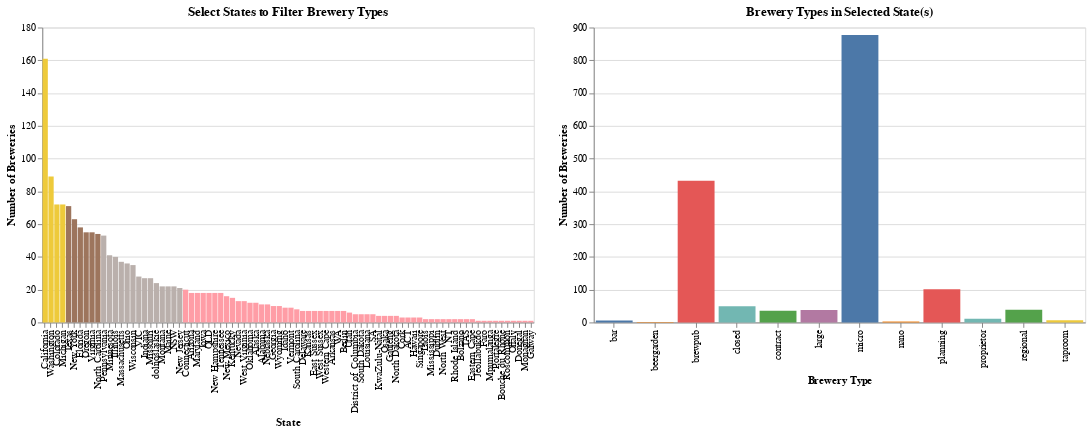

The notebook cell saved with this chart:
### Markdown cell above
## 3 - Interaction (tooltips + cross-filter)

### Code cell
# Cross-filtering with Altair: select state(s) to filter brewery types

# Multi-select on 'state'
state_select = alt.selection_multi(fields=['state'], name='StateSelect')

# Interactive chart 1: States with selection
interactive_states = (
    alt.Chart(breweries)
    .mark_bar()
    .encode(
        x=alt.X('state:N', sort='-y', title='State'),
        y=alt.Y('count():Q', title='Number of Breweries'),
        color=alt.condition(
            state_select,
            alt.Color('state_size_bin:N', title='State Size Bin'),
            alt.value('lightgray')
        ),
        tooltip=[
            alt.Tooltip('state:N', title='State'),
            alt.Tooltip('count():Q', title='Brewery Count'),
            alt.Tooltip('state_size_bin:N', title='State Size Category')
        ]
    )
    .add_params(state_select)
    .properties(
        width=500,
        height=300,
        title='Select States to Filter Brewery Types'
    )
)

# Interactive chart 2: Brewery types filtered by selected states
interactive_types = (
    alt.Chart(breweries)
    .mark_bar()
    .encode(
        x=alt.X('brewery_type:N', title='Brewery Type'),
        y=alt.Y('count():Q', title='Number of Breweries'),
        color=alt.Color('brewery_type:N', legend=None, title='Brewery Type'),
        tooltip=[
            alt.Tooltip('brewery_type:N', title='Brewery Type'),
            alt.Tooltip('count():Q', title='Brewery Count')
        ]
    )
    .transform_filter(state_select)
    .properties(
        width=500,
        height=300,
        title='Brewery Types in Selected State(s)'
    )
)

interactive_states | interactive_types

### Figure 1 — Vega-Lite specification as saved in the notebook (floating-point values rounded to 4 significant figures; data arrays with more than 128 entries replaced by an {"elided": "..."} marker saying what was removed)
{"config": {"view": {"continuousWidth": 300, "continuousHeight": 300}}, "hconcat": [{"mark": {"type": "bar"}, "encoding": {"color": {"condition": {"param": "StateSelect", "field": "state_size_bin", "title": "State Size Bin", "type": "nominal"}, "value": "lightgray"}, "tooltip": [{"field": "state", "title": "State", "type": "nominal"}, {"aggregate": "count", "title": "Brewery Count", "type": "quantitative"}, {"field": "state_size_bin", "title": "State Size Category", "type": "nominal"}], "x": {"field": "state", "sort": "-y", "title": "State", "type": "nominal"}, "y": {"aggregate": "count", "title": "Number of Breweries", "type": "quantitative"}}, "height": 300, "name": "view_476712205b643bfa_0", "title": "Select States to Filter Brewery Types", "width": 500}, {"mark": {"type": "bar"}, "encoding": {"color": {"field": "brewery_type", "legend": null, "title": "Brewery Type", "type": "nominal"}, "tooltip": [{"field": "brewery_type", "title": "Brewery Type", "type": "nominal"}, {"aggregate": "count", "title": "Brewery Count", "type": "quantitative"}], "x": {"field": "brewery_type", "title": "Brewery Type", "type": "nominal"}, "y": {"aggregate": "count", "title": "Number of Breweries", "type": "quantitative"}}, "height": 300, "title": "Brewery Types in Selected State(s)", "transform": [{"filter": {"param": "StateSelect"}}], "width": 500}], "data": {"name": "data-da608b4d3f8df1e131d091e38b2e7e0b"}, "params": [{"name": "StateSelect", "select": {"type": "point", "fields": ["state"]}, "views": ["view_476712205b643bfa_0"]}], "$schema": "https://vega.github.io/schema/vega-lite/v6.1.0.json", "datasets": {"data-da608b4d3f8df1e131d091e38b2e7e0b": {"elided": "1600 records"}}}
